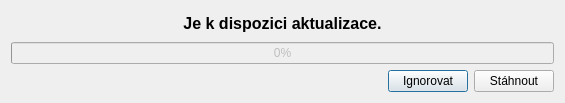
<?xml version="1.0" encoding="UTF-8"?>
<ui version="4.0">
 <class>SimpleUpdater</class>
 <widget class="QDialog" name="SimpleUpdater">
  <property name="windowModality">
   <enum>Qt::ApplicationModal</enum>
  </property>
  <property name="geometry">
   <rect>
    <x>0</x>
    <y>0</y>
    <width>565</width>
    <height>103</height>
   </rect>
  </property>
  <property name="windowTitle">
   <string>Aktualizace</string>
  </property>
  <property name="windowIcon">
   <iconset resource="../../res/resources.qrc">
    <normaloff>:/icons/16/Download_16px.png</normaloff>:/icons/16/Download_16px.png</iconset>
  </property>
  <layout class="QVBoxLayout" name="verticalLayout">
   <item>
    <widget class="QLabel" name="label">
     <property name="sizePolicy">
      <sizepolicy hsizetype="Preferred" vsizetype="Expanding">
       <horstretch>0</horstretch>
       <verstretch>0</verstretch>
      </sizepolicy>
     </property>
     <property name="font">
      <font>
       <pointsize>12</pointsize>
       <weight>75</weight>
       <bold>true</bold>
      </font>
     </property>
     <property name="text">
      <string>Je k dispozici aktualizace.</string>
     </property>
     <property name="alignment">
      <set>Qt::AlignCenter</set>
     </property>
    </widget>
   </item>
   <item>
    <widget class="QProgressBar" name="pbProgress">
     <property name="enabled">
      <bool>false</bool>
     </property>
     <property name="value">
      <number>0</number>
     </property>
    </widget>
   </item>
   <item>
    <layout class="QHBoxLayout" name="horizontalLayout">
     <item>
      <spacer name="horizontalSpacer">
       <property name="orientation">
        <enum>Qt::Horizontal</enum>
       </property>
       <property name="sizeHint" stdset="0">
        <size>
         <width>40</width>
         <height>20</height>
        </size>
       </property>
      </spacer>
     </item>
     <item>
      <widget class="QPushButton" name="btnCancel">
       <property name="text">
        <string>Ignorovat</string>
       </property>
       <property name="icon">
        <iconset resource="../../res/resources.qrc">
         <normaloff>:/icons/16/Delete_16px.png</normaloff>:/icons/16/Delete_16px.png</iconset>
       </property>
      </widget>
     </item>
     <item>
      <widget class="QPushButton" name="btnDownload">
       <property name="text">
        <string>Stáhnout</string>
       </property>
       <property name="icon">
        <iconset resource="../../res/resources.qrc">
         <normaloff>:/icons/16/Download_16px.png</normaloff>:/icons/16/Download_16px.png</iconset>
       </property>
      </widget>
     </item>
    </layout>
   </item>
  </layout>
 </widget>
 <resources>
  <include location="../../res/resources.qrc"/>
 </resources>
 <connections/>
</ui>
